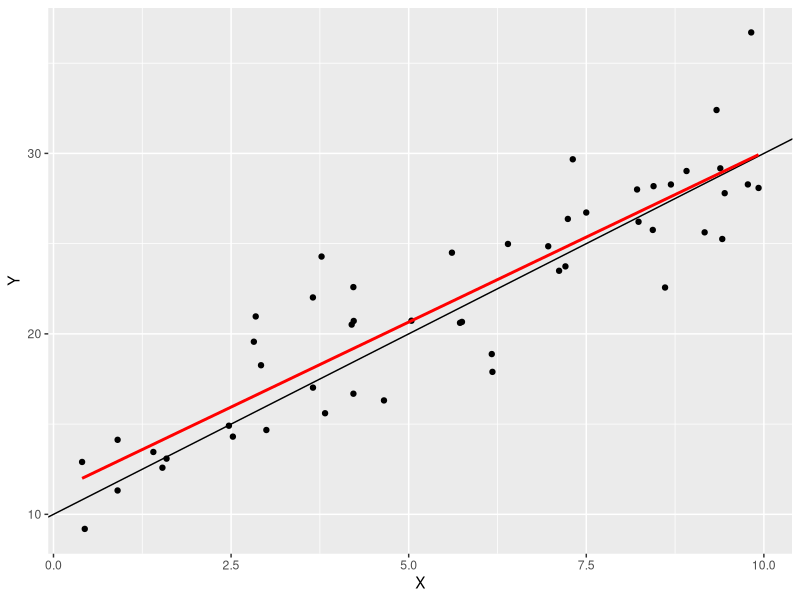
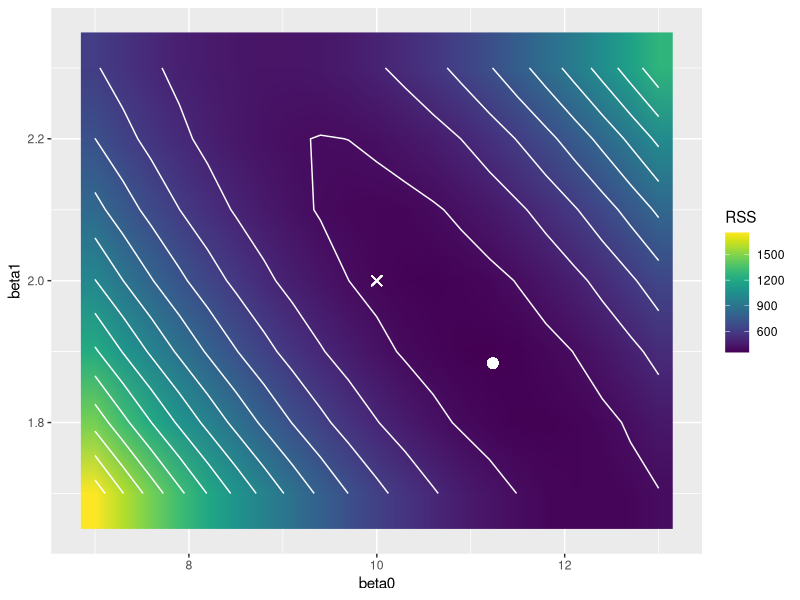

Write the R code that produced these figures, in order.
## ---- chunk 1
knitr::opts_chunk$set(echo = TRUE)
## ---- chunk 2
library(ggplot2)
library(viridis)

# N=number of samples or data points
N = 50

# randomly pick N x-values uniformly distributed from 1 to 10
X = matrix(runif(n=N, min=0, max=10))   

# generate y-values for each x, y=3+2x with Gaussian noise
Y = matrix((10+2*X) + rnorm(n=N, mean = 0, sd = 3)) 
## ---- chunk 3
lm.plot = ggplot(data = data.frame(cbind(X,Y)), aes(x=X1, y=X2)) +  # combine X, Y into data frame, plot Y vs X
            geom_point() +                                          # represent each data point as a point
            geom_abline(intercept = 10, slope = 2) +                # plot a line showing true Y~X relationship
            geom_smooth(method=lm, se=FALSE, color="red") +         # plot  the linear regression line
            xlab("X") + ylab("Y")
lm.plot
## ---- chunk 4
lm.fit = lm(Y~X)     # fit a linear model to Y using X as the predictor, aka "regress Y on X"
## ---- chunk 5
summary(lm.fit)
## ---- chunk 6
X.int = cbind(1, X)     #add column of ones to X to account for intercept in beta vector
p = dim(X)[2]           #get dimension of the input (p=1)

beta.hat = (solve(t(X.int) %*% X.int)) %*% t(X.int) %*% Y 
print(beta.hat)
## ---- chunk 7
beta = as.matrix(expand.grid(x=seq(7,13,by=0.3), y = seq(1.7,2.3, by=0.1)))  #generate matrix of beta vectors
Y.broadcast = matrix(Y, nrow=N, ncol=dim(beta)[1])

RSS = diag(t(Y.broadcast-X.int%*%t(beta)) %*% (Y.broadcast-X.int%*%t(beta))) #calculate RSS for each beta
RSS.data = data.frame(cbind(beta, matrix(RSS)))
names(RSS.data) = c("beta0","beta1","RSS")

RSS.plot = ggplot(data = RSS.data, aes(x=beta0, y=beta1, z = RSS, fill=RSS)) +
                    geom_raster(interpolate=TRUE) +
                    geom_contour(color="white") +
                    geom_point(x=10, y=2, shape=4, size=3, color="white") +
                    geom_point(x=coef(lm.fit)[1], y=coef(lm.fit)[2], size=3, color="white") +
                    scale_fill_viridis()
RSS.plot
## ---- chunk 8
Y.trainpred = X.int %*% beta.hat
RSS.full = t(Y-Y.trainpred) %*% (Y-Y.trainpred)
sample.var = RSS.full/(N-p-1)
## ---- chunk 9
v = diag(solve(t(X.int)%*%X.int)) #calculate the matrix (X^T X)^-1
beta.std.err = (sample.var*v)^.5  #calculate standard errors, the denominator of the t-scores
beta.tstat = beta.hat/beta.std.err #calculate the t-scores
beta.tprob = 2*pt(q=beta.tstat, df=(N-p-1), lower.tail=FALSE) #get 2-tailed probability from t distribution

print(beta.std.err)
print(beta.tstat)
print(beta.tprob)
## ---- chunk 10
coef(summary(lm.fit))
## ---- chunk 11
Y.mean = apply(Y, 2, mean)  #smaller model using only the intercept
RSS.null = t(Y-Y.mean) %*% (Y-Y.mean) #RSS of smaller model
beta.fstat = ((RSS.null-RSS.full)/(p-0))/(RSS.full/(N-p-1)) #F-statistic full vs null models
beta.fprob = pf(q=beta.fstat, df1 = p-0, df2 = N-p-1, lower.tail=FALSE) #get probabilty from F-distribution

print(beta.fstat)
print(beta.fprob)
## ---- chunk 12
print(summary(lm.fit)$fstatistic)
print(summary(lm.fit))
